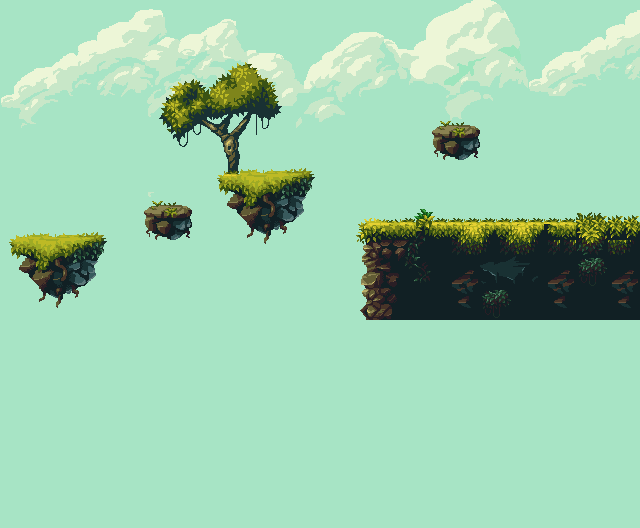

This game map was drawn from its Tiled (.tmx) file and the tilesets committed beside it. A one-line description and the trimmed map source follow:
An orthogonal 40x33 tile map with 16x16 px tiles, 4 tile layers (bottom_layer, pre_bottom, main_layer, top_layer), 9 tilesets and 12 objects (5x Collision, 3x Enemy, Chest, Player, Text, ...).

<map version="1.4" tiledversion="2020.11.25" orientation="orthogonal" renderorder="right-down" width="40" height="33" tilewidth="16" tileheight="16" infinite="0" nextlayerid="9" nextobjectid="20">
 <editorsettings>
  <export target="map2.json" format="json" />
 </editorsettings>
 <tileset firstgid="1" source="../Tiles/MagicCliffsEnvironment_tileset.tsx" />
 <tileset firstgid="1161" source="../Tiles/MagicCliffsEnvironment_clouds.tsx" />
 <tileset firstgid="1637" source="../Tiles/anim_idle.tsx" />
 <tileset firstgid="1641" source="../Tiles/anim_collision.tsx" />
 <tileset firstgid="1642" source="../Tiles/anim_run.tsx" />
 <tileset firstgid="1650" source="../Tiles/chests.tsx" />
 <tileset firstgid="1746" source="../Tiles/hit_forward_1.tsx" />
 <tileset firstgid="1753" source="../Tiles/long_bouncer_going.tsx" />
 <tileset firstgid="1759" source="../Tiles/long_bouncer_attack.tsx" />
 <layer id="5" name="bottom_layer" width="40" height="33">
  <data>[1320 cells, 1320 non-empty, 129 distinct tile ids]</data>
 </layer>
 <layer id="8" name="pre_bottom" width="40" height="33">
  <data>[1320 cells, 342 non-empty, 300 distinct tile ids]</data>
 </layer>
 <layer id="2" name="main_layer" width="40" height="33">
  <data>[1320 cells, 313 non-empty, 215 distinct tile ids]</data>
 </layer>
 <layer id="6" name="top_layer" width="40" height="33">
  <data>[1320 cells, 0 non-empty, 0 distinct tile ids]</data>
 </layer>
 <objectgroup id="7" name="collision_layer" visible="0" locked="1">
  <object id="5" name="CollisionSimple" type="Collision" x="12.6667" y="240" width="88" height="14.6667" />
  <object id="6" name="CollisionSimple" type="Collision" x="145.333" y="209.333" width="44" height="14.6667" />
  <object id="7" name="CollisionSimple" type="Collision" x="222.666" y="177.334" width="88.6667" height="15.3333" />
  <object id="18" name="CollisionSimple" type="Collision" x="365.667" y="223.833" width="270.667" height="15.3333" />
  <object id="19" name="CollisionSimple" type="Collision" x="436.667" y="128.333" width="39.6667" height="15.3333" />
 </objectgroup>
 <objectgroup id="3" name="object_layer">
  <object id="11" name="ChestPrototype" type="Chest" gid="1709" x="543.916" y="205.667" width="32" height="32" />
  <object id="12" name="LongBouncerPrototype" type="Enemy" x="171.75" y="169.5" width="25.8333" height="38.3333">
   <properties>
    <property name="Spawn" type="bool" value="true" />
   </properties>
  </object>
  <object id="13" name="PlayerPrototype" type="Player" x="41.0833" y="190.833" width="25.8333" height="38.3333">
   <properties>
    <property name="Spawn" type="bool" value="true" />
   </properties>
  </object>
  <object id="14" name="TextPrototype" type="Text" x="5.83337" y="67.1666" width="167.667" height="40.3333">
   <properties>
    <property name="FontPath" value="Fonts/MS Serif.ttf" />
   </properties>
   <text fontfamily="MS Serif" pixelsize="17" wrap="1" color="#3b7f5d" bold="1">Level 1
Begin of the Journey</text>
  </object>
  <object id="15" name="Viewport" type="Viewport" x="0" y="-4.44089e-15" width="640" height="320" />
  <object id="16" name="LongBouncerPrototype" type="Enemy" x="266.083" y="134.333" width="25.8333" height="38.3333">
   <properties>
    <property name="Spawn" type="bool" value="true" />
   </properties>
  </object>
  <object id="17" name="LongBouncerPrototype" type="Enemy" x="453.083" y="91.3333" width="25.8333" height="38.3333">
   <properties>
    <property name="Spawn" type="bool" value="true" />
   </properties>
  </object>
 </objectgroup>
</map>
